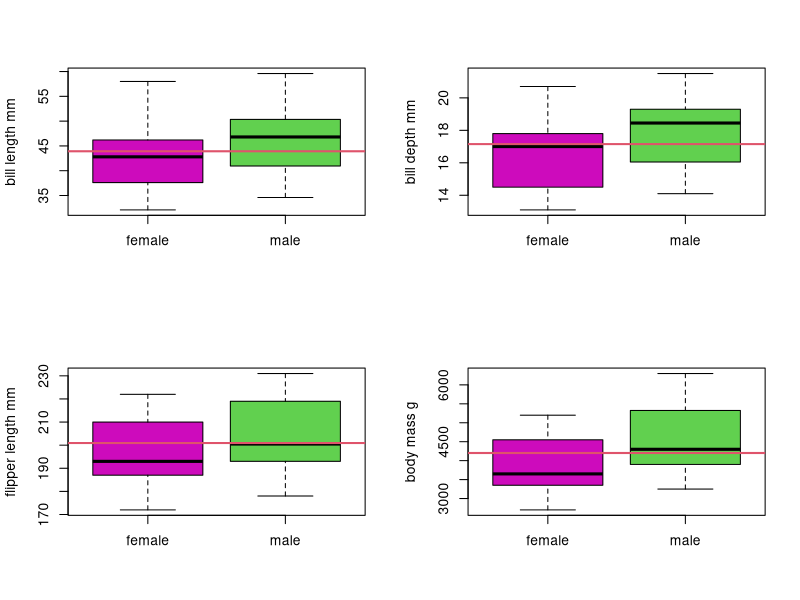
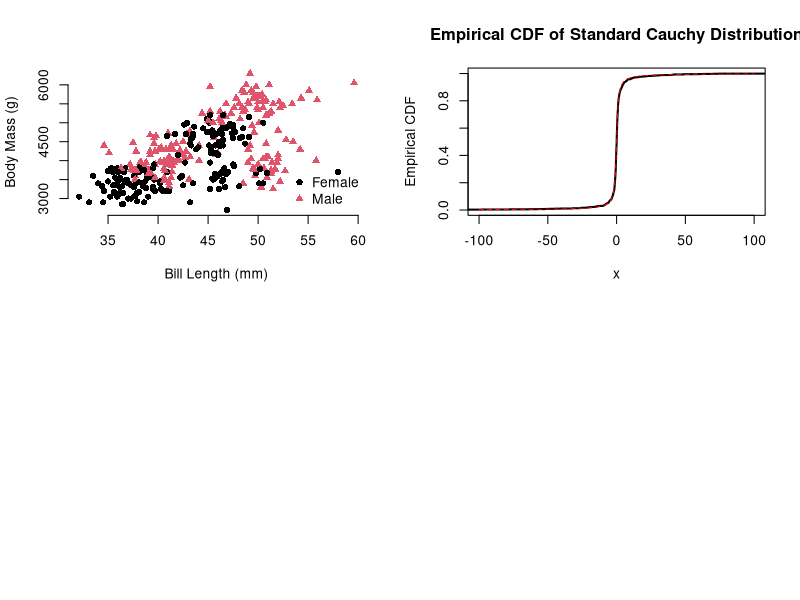

Generate these figures, in order, with R:
## ---- chunk 1
knitr::opts_chunk$set(
  collapse = TRUE,
  comment = "#>"
)
include_solutions <- TRUE
## ---- chunk 2
require(rmarkdown)
require(knitr)
require(kableExtra)
# Put any library imports and other preamble here.
## ---- chunk 3
#| warning: false
library(palmerpenguins)

# use :: to access data or functions from within a package 
penguins <- palmerpenguins::penguins
## ---- chunk 4
#| label: sex-counts
#| tbl-cap: "Number of Penguins by Sex"
sex_counts <- table(penguins$sex)
knitr::kable(sex_counts, col.names  = c("Sex", "Count"))
## ---- chunk 5
#| layout-ncol: 2
#| layout-nrow: 2
#| label: box-whisker-plots
#| fig-cap: "Distributions of Features by Sex"
#| fig-subcap: 
#|   - "Bill Length Distribution"
#|   - "Bill Depth Distribution"
#|   - "Flipper Length Distribution"
#|   - "Body Mass Distribution"

vars <- c("bill_length_mm", "bill_depth_mm", "flipper_length_mm", "body_mass_g")

par(mfrow = c(2, 2))

for (v in vars) {
  plot(penguins$sex, penguins[[v]],
       xlab = "",
       ylab = gsub("_", " ", v),
       col = c(6, 3))
  abline(h = mean(penguins[[v]], na.rm = TRUE), col = 2, lwd = 2)
}
## ---- chunk 6
#| label: bill-length-body-mass-scatter
#| fig-cap: "Penguin Bill Length vs Body Mass"
plot(
 x = penguins$bill_length_mm,
 y = penguins$body_mass_g,
 col = penguins$sex,
 pch = 15 + as.numeric(penguins$sex),
 xlab = "Bill Length (mm)",
 ylab = "Body Mass (g)",
 bty = "n")
 legend(
 "bottomright",
 legend = c("Female", "Male"),
 pch = 16:18,
 col = 1:3,
 bty = "n")
## ---- chunk 7

### Question 1a

generate_cauchy_samples <- function(n) {
  # Generate 'n' uniform random numbers between 0 and 1
  u <- runif(n)
  
  # Apply the inverse CDF formula to get Cauchy samples
  samples <- tan(pi * (u - 0.5))  
  return(samples)
}

num_samples = 1000

# Generate samples from the standard Cauchy distribution
cauchy_samples <- generate_cauchy_samples(num_samples)

## ---- chunk 8

### Question 1b

# Sort the samples in ascending order
sorted_samples <- sort(cauchy_samples)

# Calculate the cumulative probabilities for each sample
cumulative_probs <- (1:num_samples) / num_samples

x_values <- seq(-100, 100,  length.out = 1000)
cdf_values <- pcauchy(x_values)

# Plot the empirical CDF
plot(sorted_samples, 
     cumulative_probs, 
     type = "s", 
     xlab = "x", 
     ylab = "Empirical CDF", 
     main = "Empirical CDF of Standard Cauchy Distribution", 
     lwd = 2, lty = 1, xlim = c(-100,100))
lines(x_values, cdf_values, type = "l", 
      xlab = "x", ylab = "CDF", main = "CDF of Standard Cauchy Distribution", 
      col = 'red', lty = 2)
## ---- chunk 9

### Question 1c

calculate_ecdf <- function(x) {
    return(sum(sorted_samples <= x)/num_samples)
}

df <- data.frame(x = c(0.5, 1.0, 10.0), 
                ecdf = c(calculate_ecdf(0.5), 
                         calculate_ecdf(1.0), 
                         calculate_ecdf(10.0))
                )
kbl(df,
    caption = 'Empirical CDF', 
    label = 'ecdf',
    digits = 2) %>%
  kable_styling(
    bootstrap_options = c("striped", "hover", "condensed"),
    font_size = 12)
